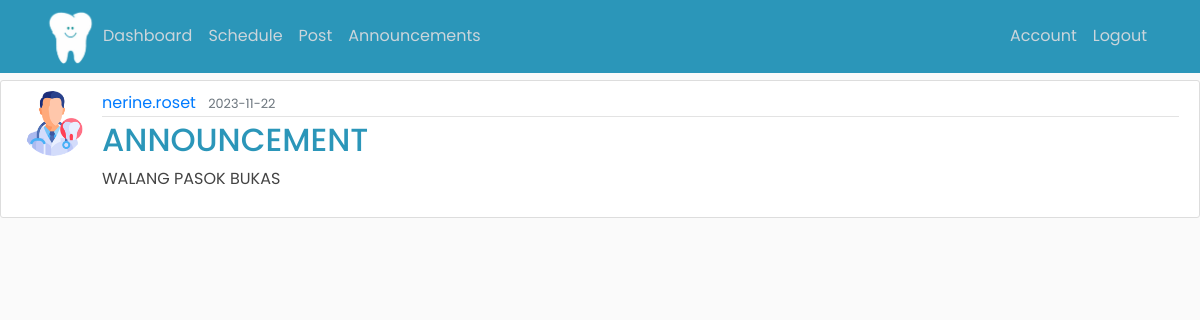
The page /post/1 (signed in) on the database its author committed.
### main/models.py (models this page shows, shortened)
class User(db.Model, UserMixin):
    id = db.Column(db.Integer, primary_key=True)
    FName = db.Column(db.String(30), nullable=False)
    MidName = db.Column(db.String(30), nullable=True)
    LName = db.Column(db.String(30), nullable=False)
    gender = db.Column(db.String(10), nullable=False)
    birthday = db.Column(db.String(8), nullable=False)
    age = db.Column(db.Integer, nullable=False)
    contact = db.Column(db.String(30), unique=True, nullable=False)
    address = db.Column(db.String(100), nullable=False)
    username = db.Column(db.String(20), unique=True, nullable=False)
    email = db.Column(db.String(120), unique=True, nullable=False)
    image_file = db.Column(db.String(20), nullable=False, default='default.jpg')
    password = db.Column(db.String(60), nullable=False)
    posts = db.relationship('Post', backref='author', lazy=True)

class Post(db.Model):
    id = db.Column(db.Integer, primary_key=True)
    title = db.Column(db.String(100), nullable=False)
    date_posted = db.Column(db.DateTime, nullable=False, default=datetime.utcnow)
    content = db.Column(db.Text, nullable=False)
    user_id = db.Column(db.Integer, db.ForeignKey('user.id'), nullable=False)

### main/routes.py (the view)
@app.route("/post/<int:post_id>")
def post(post_id):
    if current_user.id == 3:
        post = Post.query.get_or_404(post_id)
        return render_template('post.html', title=post.title, post=post)
    else:
        page = request.args.get('page', 1, type=int)
        posts = Post.query.order_by(Post.date_posted.desc()).paginate(page=page, per_page=5)
        return render_template('announcement.html', title='Announcement', posts=posts)

### main/models.py (called while the page is built)
@login_manager.user_loader
def load_user(user_id):
    return User.query.get(int(user_id))

### main/templates/post.html (shortened to what this page needs)
<!DOCTYPE html>
<html>
    <head>
        <link rel="stylesheet" href="https://maxcdn.bootstrapcdn.com/bootstrap/4.0.0/css/bootstrap.min.css">
        <link rel="stylesheet" type="text/css" href="{{ url_for('static', filename='nav.css') }}">
    </head>
    <body>
        {% if current_user.id == 3 %}
            <article class="media content-section">
                <img class="rounded-circle article-img" src="{{ url_for('static', filename='profile_pics/' + post.author.image_file) }}">
                <div class="media-body">
                <div class="article-metadata">
                    <a class="mr-2" href="#">{{ post.author.username }}</a>
                    <small class="text-muted">{{ post.date_posted.strftime('%Y-%m-%d') }}</small>
                </div>
                <h2 class="article-title">{{ post.title }}</h2>
                <p class="article-content">{{ post.content }}</p>
                </div>
            </article>
        {% endif %}
        {% extends "admin_nav.html" %}

### main/static/nav.css (style rules this page uses)
* { font-family: 'Poppins', 'Sans-serif'; }
:root { --first-color: #2b96b9; --second-color: #000; --third-color: #b9f1ee; --fourth-color: #1ccae5; --main-color: #056892; --bg-color: #fff; --text-color: #000; --big-font: 5rem; --h2-font: 3rem; --p-font: 1.1rem; }
body { background: #fafafa; color: var(--first-color); margin-top: 5rem; }
.content-section { padding-top: 10%; }
h1, h2, h3, h4, h5, h6 { color: var(--text-color); }
.content-section { background: #ffffff; padding: 10px 20px; border: 1px solid #dddddd; border-radius: 3px; margin-bottom: 20px; }
.article-title { color: #444444; }
.article-content { white-space: pre-line; }
.article-img { height: 65px; width: 65px; margin-right: 16px; }
.article-metadata { padding-bottom: 1px; margin-bottom: 4px; border-bottom: 1px solid #e3e3e3 }
h2.article-title { color: #2b96b9; }
p.article-content { color: #444; }

### rows shown on the page
User: image_file (picture), author.username "nerine.roset"
Post: date_posted "2023-11-22", title "ANNOUNCEMENT", content "WALANG PASOK BUKAS"
